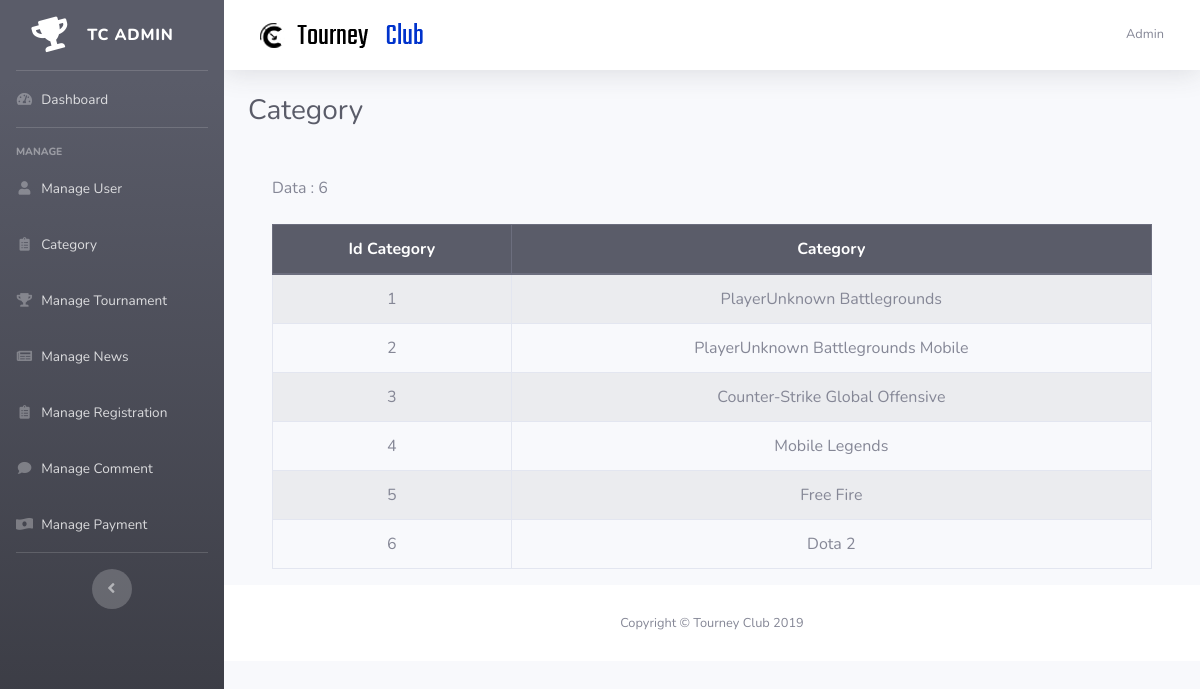
The page /admin/index.php?page=category (signed in) on the database its author committed.
### tables this page shows
CREATE TABLE `tb_user` (
  `id_user` int(11) NOT NULL,
  `email` varchar(128) NOT NULL,
  `username` varchar(255) NOT NULL,
  `password` varchar(255) NOT NULL,
  `level` varchar(50) NOT NULL,
  `about` text NOT NULL,
  `date_birth` varchar(128) NOT NULL,
  `image` text NOT NULL,
  `date_created` datetime NOT NULL DEFAULT current_timestamp()
);

CREATE TABLE `tb_category` (
  `id_category` int(11) NOT NULL,
  `name_category` varchar(128) NOT NULL
);

### admin/category.php (the view, shortened to what this page needs)
          <h1 class="h3 mb-4 text-gray-800">Category</h1>
              <div>
	<div class="container">
		<table class="table table-striped table-bordered">
			<thead class="thead-dark">
			<tr style="text-align: center;">
				<th>Id Category</th>
				<th>Category</th>
			</tr>
			</thead>
			<tbody>
	<?php
include "koneksi.php";
$query="SELECT * FROM tb_category";
$hasil=mysqli_query($koneksi,$query);
$jum=mysqli_num_rows($hasil);
echo "<br>Data : ".$jum."<br><br>";
while ($data=mysqli_fetch_array($hasil)) {
?>
	<tr style="text-align: center;">
		<td><?php echo $data['id_category'];?></td>
		<td><?php echo $data['name_category'];?></td>
	</tr>
	<?php
}
?>
</tbody>
</table>
</div>

### admin/index.php (shortened to what this page needs)
<?php
  include "koneksi.php";
  @$session = $_SESSION['email'];
  $query_user = "SELECT * FROM tb_user WHERE email='$session'";
  $hasil_user = mysqli_query($koneksi, $query_user);
  $data_user = mysqli_fetch_array($hasil_user);
?>
<!DOCTYPE html>
<html lang="en">
<head>
  <link href="vendor/fontawesome-free/css/all.min.css" rel="stylesheet" type="text/css">
  <link href="css/sb-admin-2.min.css" rel="stylesheet">
</head>
<body id="page-top">
  <div id="wrapper">
    <ul class="navbar-nav bg-gradient-dark sidebar sidebar-dark accordion" id="accordionSidebar">
      <a class="sidebar-brand d-flex align-items-center justify-content-center" href="index.php?page=dashboard">
        <div class="sidebar-brand-icon rotate-n-15">
          <i class="fas fa-trophy"></i>
        </div>
        <div class="sidebar-brand-text mx-3">TC Admin</div>
      </a>
      <hr class="sidebar-divider my-0">
      <li class="nav-item">
        <a class="nav-link" href="?page=dashboard">
          <i class="fas fa-fw fa-tachometer-alt"></i>
          <span>Dashboard</span></a>
      </li>
      <hr class="sidebar-divider">
      <div class="sidebar-heading">
        Manage
      </div>
      <li class="nav-item">
        <a class="nav-link" href="?page=manage_user">
          <i class="fas fa-fw fa-user"></i>
          <span>Manage User</span></a>
      </li>
      <li class="nav-item">
        <a class="nav-link" href="?page=category">
          <i class="fas fa-fw fa-clipboard-list"></i>
          <span>Category</span></a>
      </li>
      <li class="nav-item">
        <a class="nav-link" href="?page=manage_tournament">
          <i class="fas fa-fw fa-trophy"></i>
          <span>Manage Tournament</span></a>
      </li>
      <li class="nav-item">
        <a class="nav-link" href="?page=manage_news">
          <i class="fas fa-fw fa-newspaper"></i>
          <span>Manage News</span></a>
      </li>
      <li class="nav-item">
        <a class="nav-link" href="?page=manage_registration">
          <i class="fas fa-fw fa-clipboard-list"></i>
          <span>Manage Registration</span></a>
      </li>
      <li class="nav-item">
        <a class="nav-link" href="?page=manage_comment">
          <i class="fas fa-fw fa-comment"></i>
          <span>Manage Comment</span></a>
      </li>
      <li class="nav-item">
        <a class="nav-link" href="?page=manage_payment">
          <i class="fas fa-fw fa-money-bill-wave-alt"></i>
          <span>Manage Payment</span></a>
      </li>
      <hr class="sidebar-divider d-none d-md-block">
      <div class="text-center d-none d-md-inline">
        <button class="rounded-circle border-0" id="sidebarToggle"></button>
      </div>
    </ul>
    <div id="content-wrapper" class="d-flex flex-column">
      <div id="content">
        <nav class="navbar navbar-expand navbar-light bg-white topbar mb-4 static-top shadow">
          <form class="d-none d-sm-inline-block form-inline mr-auto ml-md-3 my-2 my-md-0 mw-100 navbar-search">
            <div class="input-group">
              <img src="../img/logo-admin.png">
            </div>
          </form>
          <ul class="navbar-nav ml-auto">
            <li class="nav-item dropdown no-arrow">
              <a class="nav-link dropdown-toggle" href="#" id="userDropdown" role="button" data-toggle="dropdown" aria-haspopup="true" aria-expanded="false">
                <span class="mr-2 d-none d-lg-inline text-gray-600 small"><?= $data_user['username'] ?></span>
              </a>
            </li>
          </ul>
        </nav>
        <div class="container-fluid">
          <div>
    <?php
    if (isset($_GET['page'])) {
      $page = $_GET['page'];
      switch ($page) {
        case 'category':
          include "category.php";
          break;
      }
    }
    else {
      include "dashboard.php";
    }
    ?>
  </div>
        </div>
      </div>
      <footer class="sticky-footer bg-white">
        <div class="container my-auto">
          <div class="copyright text-center my-auto">
            <span>Copyright &copy; Tourney Club 2019</span>
          </div>
        </div>
      </footer>
    </div>
  </div>
</body>
</html>

### rows shown on the page
tb_user: username "Admin"
tb_category: id_category "1", name_category "PlayerUnknown Battlegrounds"
tb_category: id_category "2", name_category "PlayerUnknown Battlegrounds Mobile"
tb_category: id_category "3", name_category "Counter-Strike Global Offensive"
tb_category: id_category "4", name_category "Mobile Legends"
tb_category: id_category "5", name_category "Free Fire"
tb_category: id_category "6", name_category "Dota 2"
